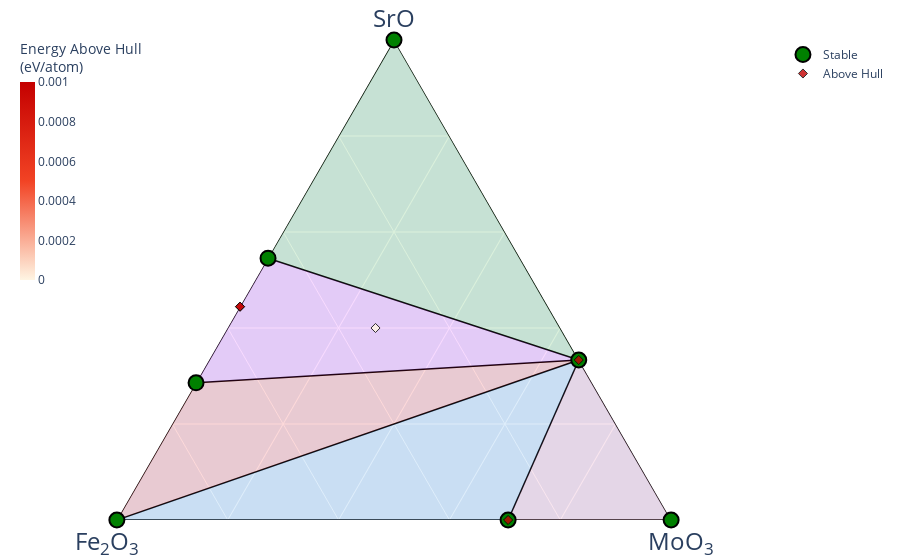

The notebook cell saved with this chart:
### Code cell
pdgram = CompoundPhaseDiagram(
    entries,
    terminal_compositions=[
        pmg.Composition("SrO"),
        pmg.Composition("Fe2O3"),
        pmg.Composition("MoO3"),
    ],
)
# only show stable entries
fig = PDPlotter(pdgram, show_unstable=0.001).get_plot()
fig.show()

### Figure 1 — Plotly figure (JSON) as saved in the notebook; plotly's stock layout.template omitted (floating-point values rounded to 4 significant figures)
{"data": [{"a": [0, 4.0, null, 4.0, 16.0, null, 4.0, 6.0, null, 4.0, 0, null, 0, 0, null, 16.0, 0, null, 6.0, 2.0, null, 4.0, 2.0, null, 0, 0, null, 16.0, 6.0, null, 4.0, 0, null], "b": [20.0, 0, null, 0, 40, null, 0, 5.0, null, 0, 0, null, 20.0, 10.0, null, 40, 10.0, null, 5.0, 0, null, 0, 0, null, 20.0, 0, null, 40, 5.0, null, 0, 10.0, null], "c": [48.0, 8.0, null, 8.0, 0, null, 8.0, 0, null, 8.0, 32, null, 48.0, 0, null, 0, 0, null, 0, 0, null, 8.0, 0, null, 48.0, 32, null, 0, 0, null, 8.0, 0, null], "hoverinfo": "none", "line": {"color": "black", "width": 1.5}, "mode": "lines", "showlegend": false, "type": "scatterternary"}, {"a": [0, 0, 4.0], "b": [20.0, 10.0, 0], "c": [48.0, 0, 8.0], "fill": "toself", "fillcolor": "#2E91E5", "hovertemplate": "<extra></extra>", "line": {"width": 0}, "mode": "lines", "name": "Fe<sub>2</sub>(MoO<sub>4</sub>)<sub>3</sub>—Fe<sub>2</sub>O<sub>3</sub>—SrMoO<sub>4</sub>", "opacity": 0.15, "showlegend": false, "type": "scatterternary"}, {"a": [0, 0, 4.0], "b": [20.0, 0, 0], "c": [48.0, 32, 8.0], "fill": "toself", "fillcolor": "#E15F99", "hovertemplate": "<extra></extra>", "line": {"width": 0}, "mode": "lines", "name": "Fe<sub>2</sub>(MoO<sub>4</sub>)<sub>3</sub>—MoO<sub>3</sub>—SrMoO<sub>4</sub>", "opacity": 0.15, "showlegend": false, "type": "scatterternary"}, {"a": [6.0, 4.0, 2.0], "b": [5.0, 0, 0], "c": [0, 8.0, 0], "fill": "toself", "fillcolor": "#1CA71C", "hovertemplate": "<extra></extra>", "line": {"width": 0}, "mode": "lines", "name": "Sr<sub>3</sub>(FeO<sub>3</sub>)<sub>2</sub>—SrMoO<sub>4</sub>—SrO", "opacity": 0.15, "showlegend": false, "type": "scatterternary"}, {"a": [0, 16.0, 4.0], "b": [10.0, 40, 0], "c": [0, 0, 8.0], "fill": "toself", "fillcolor": "#FB0D0D", "hovertemplate": "<extra></extra>", "line": {"width": 0}, "mode": "lines", "name": "Fe<sub>2</sub>O<sub>3</sub>—Sr(FeO<sub>2</sub>)<sub>2</sub>—SrMoO<sub>4</sub>", "opacity": 0.15, "showlegend": false, "type": "scatterternary"}, {"a": [16.0, 6.0, 4.0], "b": [40, 5.0, 0], "c": [0, 0, 8.0], "fill": "toself", "fillcolor": "#DA16FF", "hovertemplate": "<extra></extra>", "line": {"width": 0}, "mode": "lines", "name": "Sr(FeO<sub>2</sub>)<sub>2</sub>—Sr<sub>3</sub>(FeO<sub>3</sub>)<sub>2</sub>—SrMoO<sub>4</sub>", "opacity": 0.15, "showlegend": false, "type": "scatterternary"}, {"a": [0, 4.0, 16.0, 6.0, 0, 0, 2.0], "b": [20.0, 0, 40, 5.0, 0, 10.0, 0], "c": [48.0, 8.0, 0, 0, 32, 0, 0], "cliponaxis": false, "hoverinfo": "text", "hoverlabel": {"font": {"size": 14}}, "hovertext": ["Fe<sub>2</sub>(MoO<sub>4</sub>)<sub>3</sub> (mp-21925-GGA+U) <br> -0.037 eV/atom (Stable)", "SrMoO<sub>4</sub> (mp-18834-GGA+U) <br> -0.357 eV/atom (Stable)", "Sr(FeO<sub>2</sub>)<sub>2</sub> (mp-21926-GGA+U) <br> -0.05 eV/atom (Stable)", "Sr<sub>3</sub>(FeO<sub>3</sub>)<sub>2</sub> (mp-18924-GGA+U) <br> -0.061 eV/atom (Stable)", "MoO<sub>3</sub> (mp-18856-GGA+U) <br> 0.0 eV/atom (Stable)", "Fe<sub>2</sub>O<sub>3</sub> (mp-19770-GGA+U) <br> 0.0 eV/atom (Stable)", "SrO (mp-2472-GGA) <br> 0.0 eV/atom (Stable)"], "marker": {"color": "green", "line": {"color": "black", "width": 2}, "size": 15, "symbol": "circle"}, "mode": "markers", "name": "Stable", "showlegend": true, "type": "scatterternary"}, {"a": [0, 4.0, 32.0, 8.0, 12.0], "b": [40.0, 0, 40.0, 10.0, 10.0], "c": [96.0, 8.0, 0, 0, 8.0], "cliponaxis": false, "hoverinfo": "text", "hoverlabel": {"font": {"size": 14}}, "hovertext": ["Fe<sub>2</sub>(MoO<sub>4</sub>)<sub>3</sub> (mp-705435-GGA+U) <br> -0.035 eV/atom (+0.001 eV/atom)", "SrMoO<sub>4</sub> (mp-1179149-GGA+U) <br> -0.356 eV/atom (+0.001 eV/atom)", "Sr<sub>2</sub>Fe<sub>2</sub>O<sub>5</sub> (mp-1205087-GGA+U) <br> -0.056 eV/atom (+0.001 eV/atom)", "Sr<sub>2</sub>Fe<sub>2</sub>O<sub>5</sub> (mp-542018-GGA+U) <br> -0.056 eV/atom (+0.001 eV/atom)", "Sr<sub>3</sub>Fe<sub>2</sub>MoO<sub>9</sub> (mp-1218650-GGA+U) <br> -0.177 eV/atom (+0.0 eV/atom)"], "marker": {"color": [0.001, 0.001, 0.001, 0.001, 0], "colorbar": {"len": 0.5, "thickness": 0.02, "thicknessmode": "fraction", "title": {"text": "Energy Above Hull<br>(eV/atom)"}, "x": 0, "xpad": 0, "y": 1, "yanchor": "top", "ypad": 0}, "colorscale": [[0, "#fff5e3"], [0.5, "#f24324"], [1, "#c40000"]], "line": {"color": "black", "width": 1}, "opacity": 0.8, "size": 7, "symbol": "diamond"}, "mode": "markers", "name": "Above Hull", "showlegend": true, "type": "scatterternary"}], "layout": {"autosize": true, "coloraxis": {"colorbar": {"x": 1, "y": 0.05, "yanchor": "top"}}, "margin": {"b": 40, "l": 20, "r": 20, "t": 40}, "paper_bgcolor": "rgba(0,0,0,0)", "plot_bgcolor": "rgba(0,0,0,0)", "showlegend": true, "ternary": {"aaxis": {"layer": "below traces", "showgrid": true, "showticklabels": true, "tickfont": {"color": "rgba(0,0,0,0)", "size": 7}, "title": {"font": {"size": 24}, "text": "SrO"}}, "baxis": {"layer": "below traces", "min": 0, "showgrid": true, "showticklabels": true, "tickfont": {"color": "rgba(0,0,0,0)", "size": 7}, "title": {"font": {"size": 24}, "text": "Fe<sub>2</sub>O<sub>3</sub>"}}, "caxis": {"layer": "below traces", "min": 0, "showgrid": true, "showticklabels": true, "tickfont": {"color": "rgba(0,0,0,0)", "size": 7}, "title": {"font": {"size": 24}, "text": "MoO<sub>3</sub>"}}, "sum": 1}}}
